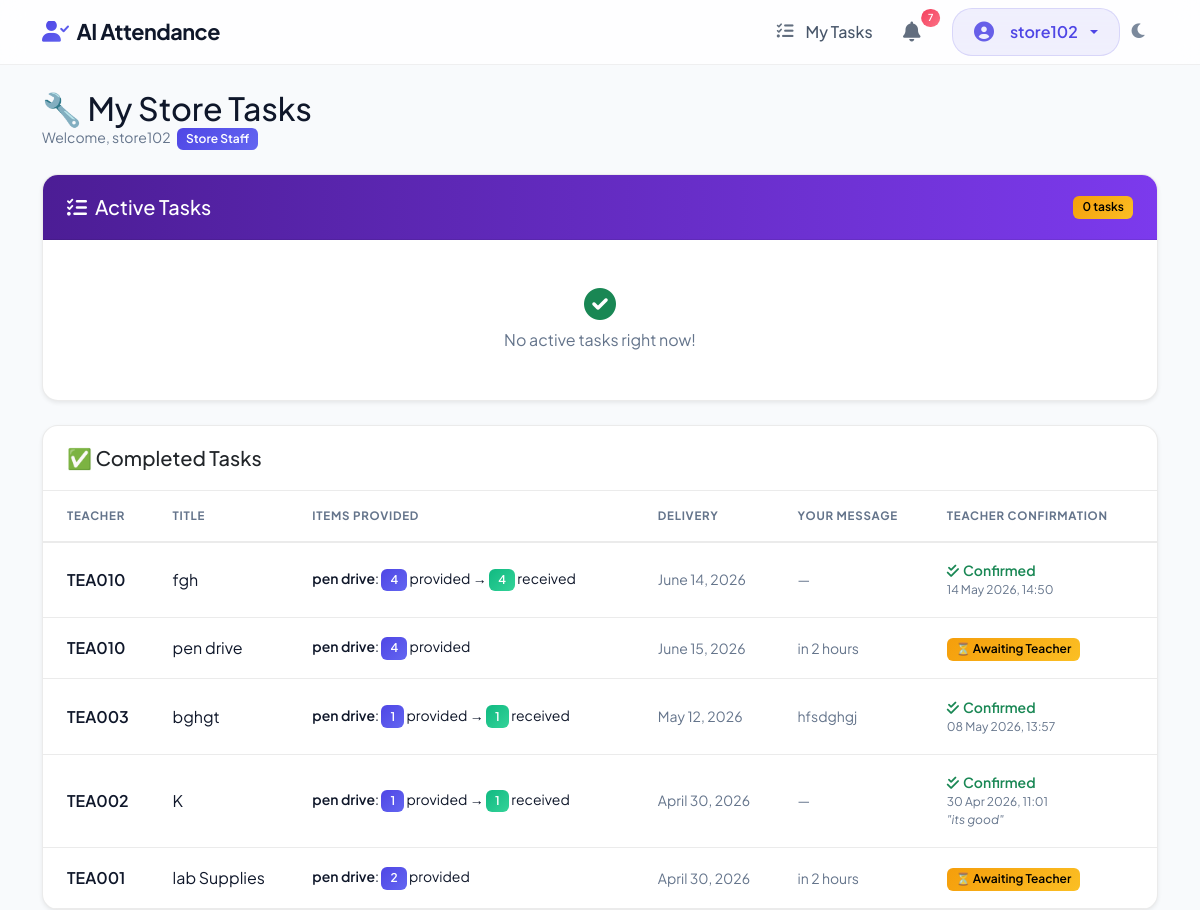
The page /core/store_staff/tasks/ (signed in) on the database its author committed.
### core/models.py (models this page shows, shortened)
class StoreStaff(models.Model):
    ROLE_CHOICES = [
        ('head',  'Store Head'),
        ('staff', 'Store Staff'),
    ]
    user       = models.OneToOneField(User, on_delete=models.CASCADE, related_name='store_profile')
    role       = models.CharField(max_length=10, choices=ROLE_CHOICES, default='staff')
    department = models.CharField(max_length=100, blank=True)
    phone      = models.CharField(max_length=15, blank=True)
    class Meta:
        verbose_name        = 'Store Staff'
        verbose_name_plural = 'Store Staff'

class StoreRequest(models.Model):
    STATUS_CHOICES = [
        ('pending_hod',   'Awaiting HOD Approval'),
        ('hod_rejected',  'Rejected by HOD'),
        ('pending_store', 'Awaiting Store Head'),
        ('assigned',      'Assigned to Staff'),
        ('delivered',     'Delivered by Staff (Awaiting Confirmation)'),
        ('partial',       'Partially Fulfilled'),
        ('fulfilled',     'Fully Fulfilled'),
        ('rejected',      'Rejected by Store'),
    ]
    requested_by = models.ForeignKey(User, on_delete=models.CASCADE, related_name='store_requests')
    title        = models.CharField(max_length=200)
    notes        = models.TextField(blank=True)
    status       = models.CharField(max_length=20, choices=STATUS_CHOICES, default='pending_hod')
    hod_approved_by = models.ForeignKey(
        User, on_delete=models.SET_NULL, null=True, blank=True,
        related_name='hod_approved_requests'
    )
    hod_approved_at = models.DateTimeField(null=True, blank=True)
    hod_remarks     = models.TextField(blank=True)
    fulfilled_by = models.ForeignKey(
        StoreStaff, on_delete=models.SET_NULL,
        null=True, blank=True, related_name='fulfilled_requests'
    )
    assigned_to  = models.ForeignKey(
        StoreStaff, on_delete=models.SET_NULL,
        null=True, blank=True, related_name='assigned_requests'
    )
    assigned_at       = models.DateTimeField(null=True, blank=True)
    expected_delivery = models.DateField(null=True, blank=True)
    staff_response    = models.TextField(blank=True, help_text='Store staff response/notes')
    remarks           = models.TextField(blank=True, help_text='Store Head remarks')
    teacher_confirmed_at = models.DateTimeField(null=True, blank=True)
    teacher_remarks      = models.TextField(blank=True, help_text='Teacher remarks on receipt')
    created_at = models.DateTimeField(auto_now_add=True)
    updated_at = models.DateTimeField(auto_now=True)
    class Meta:
        ordering = ['-created_at']

class StoreRequestItem(models.Model):
    request            = models.ForeignKey(StoreRequest, on_delete=models.CASCADE, related_name='items')
    item_name          = models.CharField(max_length=200)
    quantity_requested = models.PositiveIntegerField(default=1)
    quantity_provided  = models.PositiveIntegerField(default=0)
    quantity_received  = models.PositiveIntegerField(default=0)

### core/views.py (the view)
# urls.py: path('store_staff/tasks/', views.store_staff_tasks, name='store_staff_tasks'),
@login_required
def store_staff_tasks(request):
    sp = _get_store_staff_profile(request.user)
    if not sp:
        messages.error(request, "Access denied.")
        return redirect('login')
    active    = StoreRequest.objects.filter(
        assigned_to=sp, status='assigned'
    ).prefetch_related('items').select_related('requested_by')
    completed = StoreRequest.objects.filter(
        assigned_to=sp, status__in=['delivered', 'partial', 'fulfilled']
    ).prefetch_related('items').select_related('requested_by')
    return render(request, 'store_staff_tasks.html', {
        'active':    active,
        'completed': completed,
        'sp':        sp,
    })

### templates/store_staff_tasks.html (shortened to what this page needs)
{% extends 'base.html' %}
{% block content %}
<div class="d-flex justify-content-between align-items-center mb-4">
    <div>
        <h2 class="header-title mb-0">🔧 My Store Tasks</h2>
        <p class="text-muted small mb-0">Welcome, {{ sp.user.get_full_name|default:sp.user.username }}
            <span class="badge bg-primary ms-1">{{ sp.get_role_display }}</span></p>
    </div>
</div>
<div class="card shadow-sm mb-4">
    <div class="card-header d-flex align-items-center gap-2"
         style="background:linear-gradient(90deg,#4c1d95,#7c3aed);color:#fff;">
        <i class="fas fa-tasks fa-lg"></i>
        <h5 class="mb-0">Active Tasks</h5>
        <span class="badge bg-warning text-dark ms-auto">{{ active.count }} task{{ active.count|pluralize }}</span>
    </div>
    <div class="card-body p-0">
        {% if active %}
        <div class="accordion" id="activeAcc">
        {% for req in active %}
        <div class="accordion-item border-0 border-bottom">
            <button class="accordion-button collapsed py-3 px-4" type="button"
                    data-bs-toggle="collapse" data-bs-target="#t{{ req.id }}">
                <div class="row w-100 align-items-center g-2">
                    <div class="col-md-5 fw-bold">
                        <i class="fas fa-user me-1 text-primary"></i>
                        {{ req.requested_by.get_full_name|default:req.requested_by.username }}
                        <div class="fw-normal small">{{ req.title }}</div>
                    </div>
                    <div class="col-md-3 text-muted small">{{ req.assigned_at|date:"d M Y"|default:"" }}</div>
                    <div class="col-md-4 text-end">
                        <span class="badge bg-secondary">{{ req.total_items }} items</span>
                    </div>
                </div>
            </button>
            <div id="t{{ req.id }}" class="accordion-collapse collapse" data-bs-parent="#activeAcc">
                <div class="accordion-body px-4">
                    <form method="post" action="{% url 'store_staff_respond' req.id %}">
                        {% csrf_token %}
                        <h6 class="fw-bold mb-2">Items — Enter Quantity Provided</h6>
                        <div class="table-responsive mb-3">
                        <table class="table table-sm align-middle">
                            <thead>
                                <tr>
                                    <th>Item</th>
                                    <th class="text-center">Requested</th>
                                    <th class="text-center">Providing</th>
                                    <th class="text-center">Status</th>
                                </tr>
                            </thead>
                            <tbody>
                            {% for item in req.items.all %}
                            <tr>
                                <td class="fw-semibold">{{ item.item_name }}</td>
                                <td class="text-center">
                                    <span class="badge bg-secondary">{{ item.quantity_requested }}</span>
                                </td>
                                <td class="text-center" style="width:120px;">
                                    <input type="number" name="qty_provided_{{ item.id }}"
                                           value="{{ item.quantity_provided }}"
                                           min="0" max="{{ item.quantity_requested }}"
                                           class="form-control form-control-sm text-center"
                                           style="width:75px; margin:auto;">
                                </td>
                                <td class="text-center">
                                    {% if item.is_fulfilled %}
                                    <span class="badge bg-success">✓ Full</span>
                                    {% elif item.quantity_provided > 0 %}
                                    <span class="badge bg-warning text-dark">{{ item.fulfillment_pct }}%</span>
                                    {% else %}
                                    <span class="badge bg-secondary">Pending</span>
                                    {% endif %}
                                </td>
                            </tr>
                            {% endfor %}
                            </tbody>
                        </table>
                        </div>
                        <div class="row g-2 mb-3">
                            <div class="col-md-5">
                                <label class="form-label small fw-semibold">Expected Delivery Date</label>
                                <input type="date" name="expected_delivery" class="form-control form-control-sm"
                                       value="{{ req.expected_delivery|date:'Y-m-d'|default:'' }}"
                                       min="{{ today }}">
                            </div>
                            <div class="col-md-7">
                                <label class="form-label small fw-semibold">Response / Message to Teacher</label>
                                <textarea name="staff_response" class="form-control form-control-sm" rows="2"
                                          placeholder="e.g. 3 out of 5 markers available, rest by Friday…">{{ req.staff_response }}</textarea>
                            </div>
                        </div>
                        <button type="submit" class="btn btn-success btn-sm">
                            <i class="fas fa-paper-plane me-1"></i> Submit Response
                        </button>
                    </form>
                </div>
            </div>
        </div>
        {% endfor %}
        </div>
        {% else %}
        <div class="text-center py-5 text-muted">
            <i class="fas fa-check-circle fa-2x mb-2 text-success"></i>
            <p class="mb-0">No active tasks right now!</p>
        </div>
        {% endif %}
    </div>
</div>
<div class="card shadow-sm">
    <div class="card-header" style="background:rgba(255,255,255,0.05);">
        <h5 class="mb-0">✅ Completed Tasks</h5>
    </div>
    <div class="card-body p-0">
        {% if completed %}
        <div class="table-responsive">
        <table class="table table-hover align-middle mb-0">
            <thead><tr>
                <th class="ps-4">Teacher</th>
                <th>Title</th>
                <th>Items Provided</th>
                <th>Delivery</th>
                <th>Your Message</th>
                <th>Teacher Confirmation</th>
            </tr></thead>
            <tbody>
            {% for req in completed %}
            <tr>
                <td class="ps-4 fw-semibold">{{ req.requested_by.username }}</td>
                <td>{{ req.title }}</td>
                <td>
                    {% for item in req.items.all %}
                    <div class="small">
                        <span class="fw-semibold">{{ item.item_name }}</span>:
                        <span class="badge bg-primary">{{ item.quantity_provided }}</span> provided
                        {% if req.teacher_confirmed_at %}
                        → <span class="badge bg-success">{{ item.quantity_received }}</span> received
                        {% endif %}
                    </div>
                    {% endfor %}
                </td>
                <td class="text-muted small">{{ req.expected_delivery|default:"—" }}</td>
                <td class="text-muted small">{{ req.staff_response|truncatechars:50|default:"—" }}</td>
                <td>
                    {% if req.teacher_confirmed_at %}
                    <div class="text-success small fw-semibold">
                        <i class="fas fa-check-double me-1"></i>Confirmed
                    </div>
                    <div class="text-muted" style="font-size:.75rem;">{{ req.teacher_confirmed_at|date:"d M Y, H:i" }}</div>
                    {% if req.teacher_remarks %}
                    <div class="text-muted fst-italic" style="font-size:.75rem;">"{{ req.teacher_remarks }}"</div>
                    {% endif %}
                    {% else %}
                    <span class="badge bg-warning text-dark" style="font-size:.75rem;">⏳ Awaiting Teacher</span>
                    {% endif %}
                </td>
            </tr>
            {% endfor %}
            </tbody>
        </table>
        </div>
        {% else %}
        <div class="text-center py-4 text-muted"><p class="mb-0">No completed tasks yet.</p></div>
        {% endif %}
    </div>
</div>
{% endblock %}

### templates/base.html (shortened to what this page needs)
<!DOCTYPE html>
<html lang="en">
<head>
    <link href="https://cdn.jsdelivr.net/npm/bootstrap@5.3.0/dist/css/bootstrap.min.css" rel="stylesheet">
    <link rel="stylesheet" href="https://cdnjs.cloudflare.com/ajax/libs/font-awesome/6.0.0/css/all.min.css">
</head>
<body>
    <nav class="navbar navbar-expand-lg navbar-light mb-4 sticky-top">
        <div class="container">
            <a class="navbar-brand fw-bold" href="{% url 'index' %}"><i class="fas fa-user-check me-2"></i>AI
                Attendance</a>
            <div class="collapse navbar-collapse" id="navbarNav">
                <ul class="navbar-nav ms-auto">
                    {% if user.is_authenticated %}
                    {% if user.is_superuser %}
                    <li class="nav-item"><a class="nav-link" href="{% url 'admin_dashboard' %}"><i class="fas fa-chart-line me-1"></i>Dashboard</a></li>
                    <li class="nav-item"><a class="nav-link" href="{% url 'manage_students' %}"><i class="fas fa-users-cog me-1"></i>Students</a></li>
                    <li class="nav-item"><a class="nav-link" href="{% url 'admin_store_dashboard' %}"><i class="fas fa-store me-1"></i>Store</a></li>
                    {% else %}
                    {% if user.store_profile.role == 'head' %}
                    <li class="nav-item"><a class="nav-link" href="{% url 'store_head_dashboard' %}"><i class="fas fa-store me-1"></i>Store Head</a></li>
                    {% elif user.store_profile %}
                    <li class="nav-item"><a class="nav-link" href="{% url 'store_staff_tasks' %}"><i class="fas fa-tasks me-1"></i>My Tasks</a></li>
                    {% endif %}
                    {% endif %}
                    {% if user.is_staff or user.store_profile or user.is_superuser %}
                    <li class="nav-item dropdown me-2" id="storeNotifLi">
                        <a class="nav-link" href="#" id="storeNotifDropdown" role="button" data-bs-toggle="dropdown" aria-expanded="false" style="position:relative;">
                            <i class="fas fa-bell fs-5"></i>
                            <span class="position-absolute top-0 start-100 translate-middle badge rounded-pill bg-danger" id="storeNotifBadge" style="display: none; font-size: 0.6em; margin-left: -5px; margin-top: 5px;">
                            </span>
                        </a>
                    </li>
                    {% endif %}
                    <li class="nav-item dropdown nav-item-profile ms-lg-2">
                        <a class="nav-link dropdown-toggle d-flex align-items-center" href="#" id="navbarDropdown" role="button"
                            data-bs-toggle="dropdown" aria-expanded="false" style="color: var(--primary-color) !important; font-weight: 600;">
                            <i class="fas fa-user-circle me-2 fs-5"></i> {{ user.username }}
                        </a>
                    </li>
                    {% else %}
                    {% if request.resolver_match.url_name != 'login' %}
                    <li class="nav-item"><a class="nav-link" href="{% url 'login' %}"><i
                                class="fas fa-sign-in-alt me-1"></i> Login</a></li>
                    {% endif %}
                    {% endif %}
                    <li class="nav-item">
                        <button class="btn nav-link" id="darkModeToggle" title="Toggle Dark Mode">
                            <i class="fas fa-moon"></i>
                        </button>
                    </li>
                </ul>
            </div>
        </div>
    </nav>
    <div class="container">
        {% block content %}{% endblock %}
    </div>
</body>
</html>

### rows shown on the page
StoreStaff: user.get_full_name "store102", role "Store Staff"
StoreRequest: requested_by.username "TEA010", title "fgh", expected_delivery "June 14, 2026", staff_response "—", teacher_confirmed_at "14 May 2026, 14:50"
StoreRequestItem: item_name "pen drive", quantity_provided "4", quantity_received "4"
StoreRequest: requested_by.username "TEA010", title "pen drive", expected_delivery "June 15, 2026", staff_response "in 2 hours", shows "⏳ Awaiting Teacher"
StoreRequestItem: item_name "pen drive", quantity_provided "4"
StoreRequest: requested_by.username "TEA003", title "bghgt", expected_delivery "May 12, 2026", staff_response "hfsdghgj", teacher_confirmed_at "08 May 2026, 13:57"
StoreRequestItem: item_name "pen drive", quantity_provided "1", quantity_received "1"
StoreRequest: requested_by.username "TEA002", title "K", expected_delivery "April 30, 2026", staff_response "—", teacher_confirmed_at "30 Apr 2026, 11:01", teacher_remarks "its good"
StoreRequestItem: item_name "pen drive", quantity_provided "1", quantity_received "1"
StoreRequest: requested_by.username "TEA001", title "lab Supplies", expected_delivery "April 30, 2026", staff_response "in 2 hours", shows "⏳ Awaiting Teacher"
StoreRequestItem: item_name "pen drive", quantity_provided "2"

### other values the page prints
{{ user.username }} "store102"
{{ active.count }} "0"
